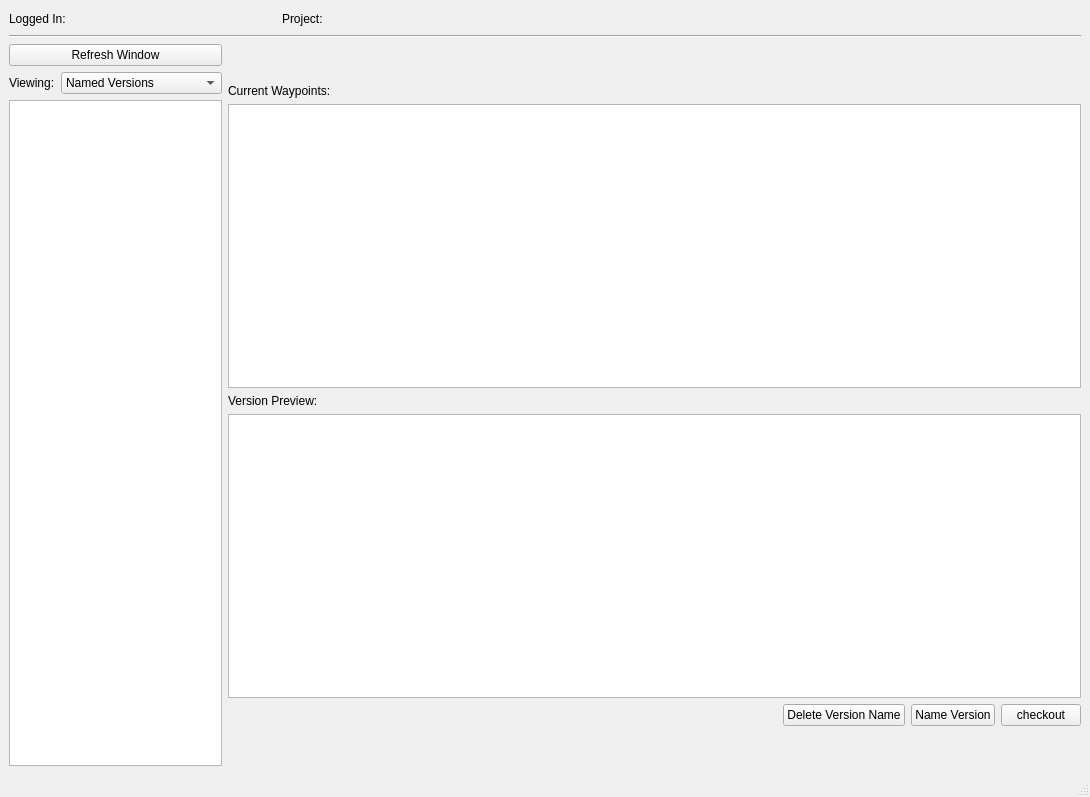
<?xml version="1.0" encoding="UTF-8"?>
<ui version="4.0">
 <class>MscolabVersionHistory</class>
 <widget class="QMainWindow" name="MscolabVersionHistory">
  <property name="geometry">
   <rect>
    <x>0</x>
    <y>0</y>
    <width>1090</width>
    <height>797</height>
   </rect>
  </property>
  <property name="windowTitle">
   <string>Version History</string>
  </property>
  <widget class="QWidget" name="centralwidget">
   <layout class="QGridLayout" name="gridLayout">
    <item row="0" column="0">
     <layout class="QVBoxLayout" name="verticalLayout_3">
      <item>
       <layout class="QHBoxLayout" name="horizontalLayout_3" stretch="1,1,2">
        <property name="spacing">
         <number>-1</number>
        </property>
        <property name="sizeConstraint">
         <enum>QLayout::SetMinimumSize</enum>
        </property>
        <item>
         <widget class="QLabel" name="usernameLabel">
          <property name="sizePolicy">
           <sizepolicy hsizetype="MinimumExpanding" vsizetype="Preferred">
            <horstretch>0</horstretch>
            <verstretch>0</verstretch>
           </sizepolicy>
          </property>
          <property name="text">
           <string>Logged In: </string>
          </property>
         </widget>
        </item>
        <item>
         <widget class="QLabel" name="projectNameLabel">
          <property name="sizePolicy">
           <sizepolicy hsizetype="MinimumExpanding" vsizetype="Preferred">
            <horstretch>0</horstretch>
            <verstretch>0</verstretch>
           </sizepolicy>
          </property>
          <property name="text">
           <string>Project:</string>
          </property>
         </widget>
        </item>
        <item>
         <spacer name="horizontalSpacer">
          <property name="orientation">
           <enum>Qt::Horizontal</enum>
          </property>
          <property name="sizeHint" stdset="0">
           <size>
            <width>40</width>
            <height>20</height>
           </size>
          </property>
         </spacer>
        </item>
       </layout>
      </item>
      <item>
       <widget class="Line" name="line">
        <property name="orientation">
         <enum>Qt::Horizontal</enum>
        </property>
       </widget>
      </item>
      <item>
       <layout class="QHBoxLayout" name="horizontalLayout_4" stretch="1,4">
        <item>
         <layout class="QVBoxLayout" name="verticalLayout_2">
          <item>
           <widget class="QPushButton" name="refreshBtn">
            <property name="text">
             <string>Refresh Window</string>
            </property>
           </widget>
          </item>
          <item>
           <layout class="QHBoxLayout" name="horizontalLayout">
            <item>
             <widget class="QLabel" name="label">
              <property name="text">
               <string>Viewing:</string>
              </property>
             </widget>
            </item>
            <item>
             <widget class="QComboBox" name="versionFilterCB">
              <property name="sizePolicy">
               <sizepolicy hsizetype="Expanding" vsizetype="Fixed">
                <horstretch>0</horstretch>
                <verstretch>0</verstretch>
               </sizepolicy>
              </property>
              <item>
               <property name="text">
                <string>Named Versions</string>
               </property>
              </item>
              <item>
               <property name="text">
                <string>All Changes</string>
               </property>
              </item>
             </widget>
            </item>
           </layout>
          </item>
          <item>
           <widget class="QListWidget" name="changes">
            <property name="textElideMode">
             <enum>Qt::ElideNone</enum>
            </property>
            <property name="wordWrap">
             <bool>true</bool>
            </property>
           </widget>
          </item>
         </layout>
        </item>
        <item>
         <layout class="QVBoxLayout" name="verticalLayout" stretch="0,0,1,0,1,0,0">
          <item>
           <spacer name="verticalSpacer">
            <property name="orientation">
             <enum>Qt::Vertical</enum>
            </property>
            <property name="sizeHint" stdset="0">
             <size>
              <width>20</width>
              <height>40</height>
             </size>
            </property>
           </spacer>
          </item>
          <item>
           <widget class="QLabel" name="label_3">
            <property name="text">
             <string>Current Waypoints:</string>
            </property>
           </widget>
          </item>
          <item>
           <widget class="QTableView" name="currentWaypointsTable">
            <property name="sizePolicy">
             <sizepolicy hsizetype="Expanding" vsizetype="Expanding">
              <horstretch>0</horstretch>
              <verstretch>0</verstretch>
             </sizepolicy>
            </property>
            <property name="editTriggers">
             <set>QAbstractItemView::NoEditTriggers</set>
            </property>
           </widget>
          </item>
          <item>
           <widget class="QLabel" name="label_2">
            <property name="text">
             <string>Version Preview:</string>
            </property>
           </widget>
          </item>
          <item>
           <widget class="QTableView" name="changePreviewTable">
            <property name="editTriggers">
             <set>QAbstractItemView::NoEditTriggers</set>
            </property>
           </widget>
          </item>
          <item>
           <layout class="QHBoxLayout" name="horizontalLayout_2">
            <item>
             <spacer name="horizontalSpacer_2">
              <property name="orientation">
               <enum>Qt::Horizontal</enum>
              </property>
              <property name="sizeHint" stdset="0">
               <size>
                <width>40</width>
                <height>20</height>
               </size>
              </property>
             </spacer>
            </item>
            <item>
             <widget class="QPushButton" name="deleteVersionNameBtn">
              <property name="text">
               <string>Delete Version Name</string>
              </property>
             </widget>
            </item>
            <item>
             <widget class="QPushButton" name="nameVersionBtn">
              <property name="text">
               <string>Name Version</string>
              </property>
             </widget>
            </item>
            <item>
             <widget class="QPushButton" name="checkoutBtn">
              <property name="text">
               <string>checkout</string>
              </property>
              <property name="autoDefault">
               <bool>false</bool>
              </property>
              <property name="default">
               <bool>false</bool>
              </property>
             </widget>
            </item>
           </layout>
          </item>
          <item>
           <spacer name="verticalSpacer_2">
            <property name="orientation">
             <enum>Qt::Vertical</enum>
            </property>
            <property name="sizeHint" stdset="0">
             <size>
              <width>20</width>
              <height>40</height>
             </size>
            </property>
           </spacer>
          </item>
         </layout>
        </item>
       </layout>
      </item>
     </layout>
    </item>
   </layout>
  </widget>
  <widget class="QStatusBar" name="statusbar"/>
 </widget>
 <resources/>
 <connections/>
</ui>
